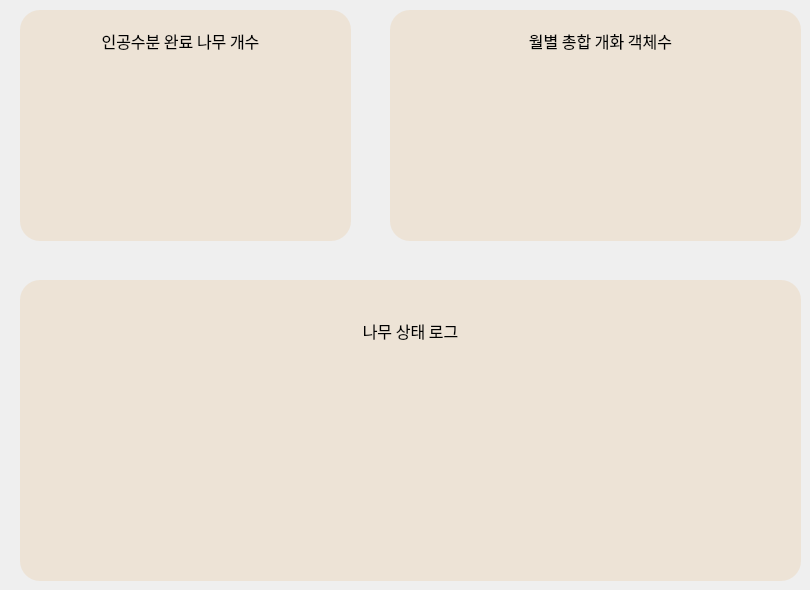
         <widget class="QWidget" name="stat_page">
          <widget class="QGroupBox" name="groupBox">
           <property name="geometry">
            <rect>
             <x>20</x>
             <y>10</y>
             <width>331</width>
             <height>231</height>
            </rect>
           </property>
           <property name="styleSheet">
            <string notr="true">background-color: rgb(237, 227, 214);


border-top-left-radius:20px;
border-top-right-radius:20px;
border-bottom-left-radius:20px;
border-bottom-right-radius:20px;</string>
           </property>
           <property name="title">
            <string/>
           </property>
           <widget class="QLabel" name="label_5">
            <property name="geometry">
             <rect>
              <x>80</x>
              <y>20</y>
              <width>161</width>
              <height>21</height>
             </rect>
            </property>
            <property name="font">
             <font>
              <family>NanumSquareRound</family>
              <pointsize>12</pointsize>
              <weight>50</weight>
              <italic>false</italic>
              <bold>false</bold>
             </font>
            </property>
            <property name="styleSheet">
             <string notr="true">font: 12pt &quot;NanumSquareRound&quot;;</string>
            </property>
            <property name="text">
             <string>인공수분 완료 나무 개수</string>
            </property>
            <property name="alignment">
             <set>Qt::AlignCenter</set>
            </property>
           </widget>
           <widget class="QGroupBox" name="barchart_groupBox">
            <property name="geometry">
             <rect>
              <x>10</x>
              <y>50</y>
              <width>311</width>
              <height>171</height>
             </rect>
            </property>
            <property name="title">
             <string/>
            </property>
           </widget>
          </widget>
          <widget class="QGroupBox" name="groupBox_2">
           <property name="geometry">
            <rect>
             <x>390</x>
             <y>10</y>
             <width>411</width>
             <height>231</height>
            </rect>
           </property>
           <property name="styleSheet">
            <string notr="true">background-color: rgb(237, 227, 214);


border-top-left-radius:20px;
border-top-right-radius:20px;
border-bottom-left-radius:20px;
border-bottom-right-radius:20px;</string>
           </property>
           <property name="title">
            <string/>
           </property>
           <widget class="QLabel" name="label_6">
            <property name="geometry">
             <rect>
              <x>130</x>
              <y>20</y>
              <width>161</width>
              <height>21</height>
             </rect>
            </property>
            <property name="font">
             <font>
              <family>NanumSquareRound</family>
              <pointsize>12</pointsize>
              <weight>50</weight>
              <italic>false</italic>
              <bold>false</bold>
             </font>
            </property>
            <property name="styleSheet">
             <string notr="true">font: 12pt &quot;NanumSquareRound&quot;;</string>
            </property>
            <property name="text">
             <string>월별 총합 개화 객체수</string>
            </property>
            <property name="alignment">
             <set>Qt::AlignCenter</set>
            </property>
           </widget>
           <widget class="QGroupBox" name="linechart_groupBox">
            <property name="geometry">
             <rect>
              <x>10</x>
              <y>50</y>
              <width>391</width>
              <height>171</height>
             </rect>
            </property>
            <property name="title">
             <string/>
            </property>
           </widget>
          </widget>
          <widget class="QGroupBox" name="groupBox_3">
           <property name="geometry">
            <rect>
             <x>20</x>
             <y>280</y>
             <width>781</width>
             <height>301</height>
            </rect>
           </property>
           <property name="styleSheet">
            <string notr="true">background-color: rgb(237, 227, 214);


border-top-left-radius:20px;
border-top-right-radius:20px;
border-bottom-left-radius:20px;
border-bottom-right-radius:20px;</string>
           </property>
           <property name="title">
            <string/>
           </property>
           <widget class="QGroupBox" name="logchart_groupBox">
            <property name="geometry">
             <rect>
              <x>10</x>
              <y>70</y>
              <width>761</width>
              <height>221</height>
             </rect>
            </property>
            <property name="title">
             <string/>
            </property>
            <property name="alignment">
             <set>Qt::AlignCenter</set>
            </property>
           </widget>
           <widget class="QLabel" name="label_7">
            <property name="geometry">
             <rect>
              <x>310</x>
              <y>40</y>
              <width>161</width>
              <height>21</height>
             </rect>
            </property>
            <property name="font">
             <font>
              <family>NanumSquareRound</family>
              <pointsize>12</pointsize>
              <weight>50</weight>
              <italic>false</italic>
              <bold>false</bold>
             </font>
            </property>
            <property name="styleSheet">
             <string notr="true">font: 12pt &quot;NanumSquareRound&quot;;</string>
            </property>
            <property name="text">
             <string>나무 상태 로그</string>
            </property>
            <property name="alignment">
             <set>Qt::AlignCenter</set>
            </property>
           </widget>
          </widget>
         </widget>
